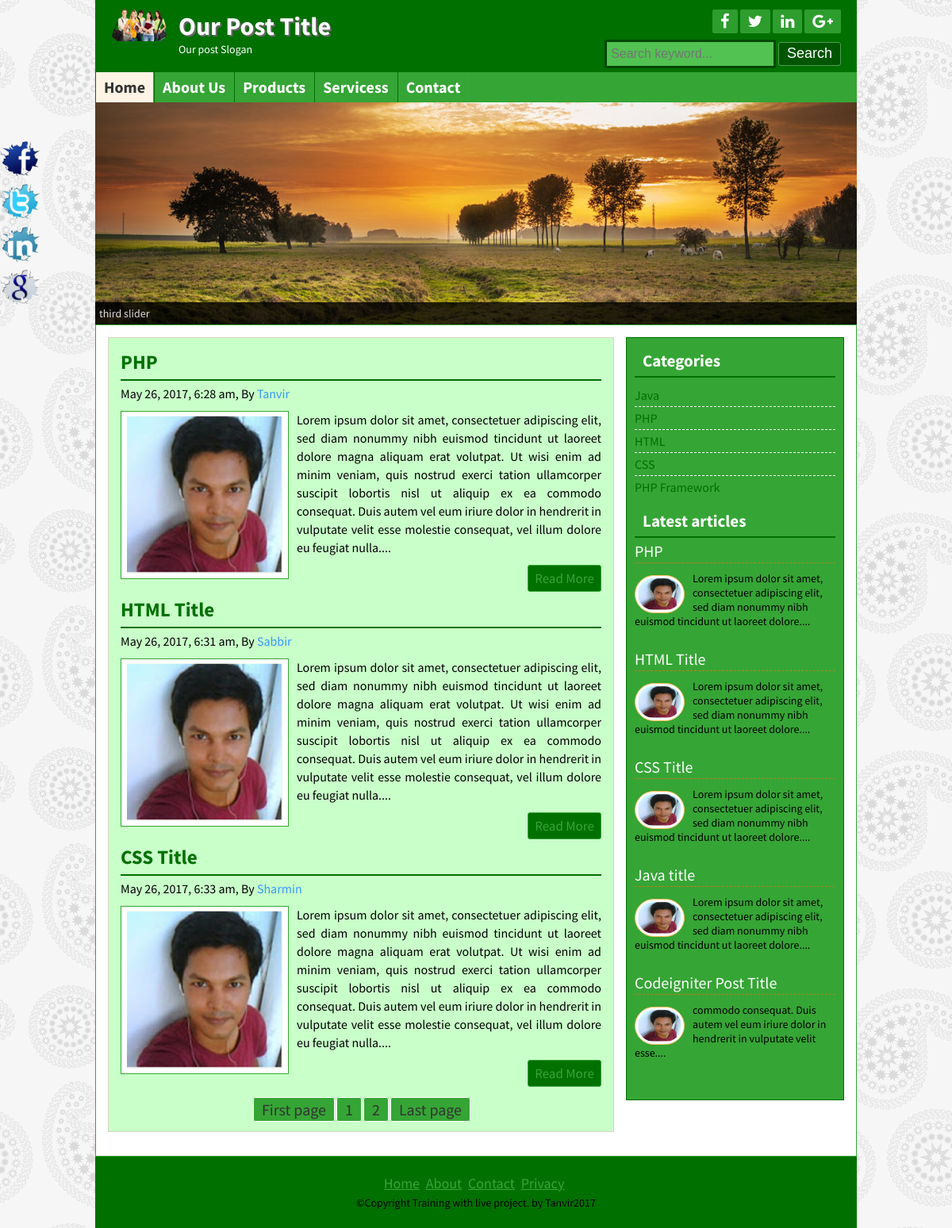
The page / on the database its author committed.
### tables this page shows
CREATE TABLE `title_slogan` (
  `id` int(11) NOT NULL,
  `title` varchar(100) NOT NULL,
  `slogan` varchar(100) NOT NULL,
  `logo` varchar(100) NOT NULL
);

CREATE TABLE `tbl_social` (
  `id` int(11) NOT NULL,
  `fb` varchar(255) NOT NULL,
  `tw` varchar(255) NOT NULL,
  `ln` varchar(255) NOT NULL,
  `gp` varchar(255) NOT NULL
);

CREATE TABLE `tbl_page` (
  `id` int(11) NOT NULL,
  `name` varchar(255) NOT NULL,
  `body` text NOT NULL
);

CREATE TABLE `tbl_post` (
  `id` int(11) NOT NULL,
  `cat` int(11) NOT NULL,
  `title` varchar(150) NOT NULL,
  `body` text NOT NULL,
  `image` varchar(255) NOT NULL,
  `author` varchar(100) NOT NULL,
  `tag` varchar(255) NOT NULL,
  `date` timestamp NOT NULL DEFAULT CURRENT_TIMESTAMP,
  `userid` int(11) NOT NULL
);

CREATE TABLE `tbl_catagory` (
  `id` int(11) NOT NULL,
  `name` varchar(255) NOT NULL
);

CREATE TABLE `tbl_footer` (
  `id` int(11) NOT NULL,
  `note` text NOT NULL
);

### lib/Database.php (called while the page is built, shortened)
<?php
Class Database{
 public $host   = DB_HOST;
 public $user   = DB_USER;
 public $pass   = DB_PASS;
 public $dbname = DB_NAME;
 public $link;
private function connectDB(){
 $this->link = new mysqli($this->host, $this->user, $this->pass,
  $this->dbname);
 }
public function select($query){
  $result = $this->link->query($query) or
   die($this->link->error.__LINE__);
  if($result->num_rows > 0){
    return $result;
  } else {
    return false;
  }
 }
}

### helpers/Formate.php (called while the page is built, shortened)
<?php
class Format{
	public function formatDate($date){
		return date('F j, Y, g:i a', strtotime($date));
	}
	public function textShorten($text, $limit = 400){
        $text = $text."";
        $text = substr($text, 0, $limit);
        $text = substr($text, 0, strrpos($text, ' '));
        $text = $text."....";
        return $text;
	}
}
?>

### index.php (the view)
<?php
include "inc/header.php";
include "inc/slider.php";
?>
	<div class="contentsection contemplete clear">
		<div class="maincontent clear">
    <?php
      $per_page = 3;
      if (isset($_GET["page"])) {
        	$page = $_GET["page"];
        } else {
        	$page = 1;
        }
     	$start_form = ($page-1) * $per_page;
    ?>
		<?php
           $query = "SELECT * FROM tbl_post limit $start_form, $per_page";
           $post = $db->select($query);
           if ($post) {
              while ($result = $post->fetch_assoc()) {
		?>
			<div class="samepost clear">
				<h2><a href="post.php?id=<?php echo $result['id'];?>"><?php echo $result['title'];?></a></h2>
				<h4><?php echo $fm->formatDate($result['date']);?>, By <a href="#"><?php echo $result['author'];?></a></h4>
				 <a href="#"><img src="admin/<?php echo $result['image']; ?>" alt="post image"/></a>
				<?php echo $fm->textShorten($result['body']);?>
				<div class="readmore clear">
					<a href="post.php?id=<?php echo $result['id'];?>">Read More</a>
				</div>
			</div>
		<?php  } ?>
        <?php
        $query = "SELECT * FROM tbl_post";
        $result = $db->select($query);
        $total_rows = mysqli_num_rows($result);
        $total_pages = ceil($total_rows/$per_page);
         echo "<span class='pagination'><a href='index.php?page=1'>".'First page'."</a>";
         for ($i=1; $i <= $total_pages; $i++) {
         	echo "<a href='index.php?page=".$i."'>".$i."</a>";
         }
          echo "<a href='index.php?page=$total_pages'>".'Last page'."</a></span>"?>
		<?php } else {header("Location:404.php");} ?>
		</div>
		<?php include "inc/sidebar.php"; ?>
      <?php include "inc/footer.php"; ?>

### inc/header.php (shortened to what this page needs)
<?php
include "lib/Database.php";
include "helpers/Formate.php";
?>
<?php
$db = new Database();
$fm = new Format();
?>
<!DOCTYPE html>
<html>
<head>
<?php include 'scripts/css.php'; ?>
</head>
<body>
<div class="headersection templete clear">
<a href="index.php">
<div class="logo">
<?php
$query = "SELECT * FROM title_slogan WHERE id='1'";
$blog_title = $db->select($query);
if ($blog_title) {
    while ($result = $blog_title->fetch_assoc()){
?>
	<img src="admin/<?php echo $result['logo']; ?>" alt="Logo"/>
	<h2><?php echo $result['title']; ?></h2>
	<p><?php echo $result['slogan']; ?></p>
<?php } } ?>
</div>
</a>
<div class="social clear">
<div class="icon clear">
<?php
$query = "SELECT * FROM  tbl_social WHERE id='1'";
$socialmedia = $db->select($query);
if ($socialmedia) {
    while ($result = $socialmedia->fetch_assoc()){
?>
	<a href="<?php echo $result['fb']; ?>" target="_blank"><i class="fa fa-facebook"></i></a>
	<a href="<?php echo $result['tw']; ?>" target="_blank"><i class="fa fa-twitter"></i></a>
	<a href="<?php echo $result['ln']; ?>" target="_blank"><i class="fa fa-linkedin"></i></a>
	<a href="<?php echo $result['gp']; ?>" target="_blank"><i class="fa fa-google-plus"></i></a>
<?php } } ?>
</div>
<div class="searchbtn clear">
<form action="search.php" method="get">
	<input type="text" name="search" placeholder="Search keyword..."/>
	<input type="submit" name="submit" value="Search"/>
</form>
</div>
</div>
</div>
<div class="navsection templete">
<?php
$path = $_SERVER['SCRIPT_FILENAME'];
		$currentpage = basename($path, '.php');
?>
<ul>
<li><a
<?php
if ($currentpage == 'index') {
	echo "id='active'";
}
?>
id="" href="index.php">Home</a></li>
<?php
$query = "SELECT * FROM  tbl_page ";
$pages = $db->select($query);
if ($pages) {
    while ($result = $pages->fetch_assoc()){
?>
<li><a
<?php
if (isset($_GET['pageid']) && $_GET['pageid'] == $result['id']) {
	echo "id='active'";
}
?>
href="page.php?pageid=<?php echo $result['id']; ?>"><?php echo $result['name']; ?></a> </li>
<?php } } ?>
<li><a
<?php
if ($currentpage == 'contact') {
	echo "id='active'";
}
?>
 href="contact.php">Contact</a></li>
</ul>
</div>

### inc/sidebar.php
<div class="sidebar clear">
<div class="samesidebar clear">
	<h2>Categories</h2>
		<ul>
		<?php
		$query = "select * from  tbl_catagory";
 $catagory = $db->select($query);
 if ($catagory){
 while ($result = $catagory->fetch_assoc()) {
		?>
			<li><a href="posts.php?catagory=<?php echo $result['id']; ?>"><?php echo $result['name']; ?></a></li>
			<?php } } else { ?>
			<li>No Catagory Created</li>
			<?php }?>
		</ul>
</div>
<div class="samesidebar clear">
	<h2>Latest articles</h2>
	<?php
$query = "select * from tbl_post limit 5";
 $post = $db->select($query);
 if ($post){
 while ($result = $post->fetch_assoc()) {
?>
		<div class="popular clear">
			<h3><a href="post.php?id=<?php echo $result['id'];?>"><?php echo $result['title'];?></a></h3>
			<a href="post.php?id=<?php echo $result['id'];?>"><img src="admin/<?php echo $result['image']; ?>" alt="post image"/></a>
			<?php echo $fm->textShorten($result['body'], 120);?>
		</div>
<?php } } else {header("Location:404.php");} ?>
</div>
</div>

### inc/footer.php (shortened to what this page needs)
	</div>
	<div class="footersection templete clear">
	  <div class="footermenu clear">
		<ul>
			<li><a href="index.php">Home</a></li>
			<li><a href="about.php">About</a></li>
			<li><a href="contact.php">Contact</a></li>
			<li><a href="#">Privacy</a></li>
		</ul>
	  </div>
<?php
$query = "SELECT * FROM   tbl_footer WHERE id='1'";
$copyright = $db->select($query);
if ($copyright) {
    while ($result = $copyright->fetch_assoc()){
?>
	  <p>&copy;<?php echo $result['note']; ?><?php echo date('Y');?></p>
<?php } } ?>
	</div>
	<div class="fixedicon clear">
<?php
$query = "SELECT * FROM  tbl_social WHERE id='1'";
$socialmedia = $db->select($query);
if ($socialmedia) {
    while ($result = $socialmedia->fetch_assoc()){
?>
		<a href="<?php echo $result['fb']; ?>" target="_blank"><img src="images/fb.png" alt="Facebook"/></a>
		<a href="<?php echo $result['tw']; ?>" target="_blank"><img src="images/tw.png" alt="Twitter"/></a>
		<a href="<?php echo $result['ln']; ?>"target="_blank"><img src="images/in.png" alt="LinkedIn"/></a>
		<a href="<?php echo $result['gp']; ?>" target="_blank"><img src="images/gl.png" alt="GooglePlus"/></a>
<?php } } ?>
	</div>
</body>
</html>

### theme/green.css (style rules this page uses)
.headersection { background: #007000 none repeat scroll 0 0; }
.icon a { background: #2d9d2d none repeat scroll 0 0; }
.searchbtn input[type="text"] { background: #52c252 none repeat scroll 0 0;border:solid #034703; }
.searchbtn input[type="submit"] { border: 1px solid #549854; }
input[type="submit"] { background: #005600 none repeat scroll 0 0;border: 1px solid #52c252; }
.navsection { background: none repeat scroll 0 0 #35a535; }
.navsection ul li { border-left: 1px solid #007000; border-right: 1px solid #38a838; }
.navsection ul li a:hover, #active { background:#FEF4E5;color:#333; }
.navsection ul li:first-child { border-left: 1px solid #007000; }
.navsection ul li:last-child { border-right: 1px solid #38a838; }
.contentsection { border: 1px solid #35a535; }
.maincontent { background: #fef4e5 none repeat scroll 0 0; }
.maincontent, .sidebar { background: #c9ffc9 none repeat scroll 0 0; }
.pagination a { background: #35a535 none repeat scroll 0 0;border:1px solid #fff; }
.samepost img { border: 1px solid #35a535; }
.samepost h2 a { color: #007000; }
.samepost h2, .about h2 { border-bottom: 2px solid #007000; color: #35a535; }
.readmore a { background: #007000 none repeat scroll 0 0; }
.readmore a { border:1px solid #35a535; color:#35a535; }
.sidebar { background: #35a535 none repeat scroll 0 0; border: 1px solid #007000; }
.samesidebar ul li a { color: #007000; }
.samesidebar ul li { border-bottom: 1px dashed #fff; }
.samesidebar h2 { background: #35a535 none repeat scroll 0 0; border-bottom: 2px solid #007000;color:#fff; }
.popular img { background: #fff none repeat scroll 0 0; }
.popular h3 a { color: #fff; text-decoration: none; }
.footermenu ul li a { color: #35a535; }
.footersection { background:#007000; }

### rows shown on the page
title_slogan: logo (picture), title "Our Post Title", slogan "Our post Slogan"
tbl_page: name "About Us"
tbl_page: name "Products"
tbl_page: name "Servicess"
tbl_post: title "PHP", date "May 26, 2017, 6:28 am", author "Tanvir", image (picture), body "Lorem ipsum dolor sit amet, consectetuer adipiscing elit, sed diam nonummy nibh euismod tincidunt ut laoreet dolore magna aliquam erat volutpat. Ut wisi enim ad minim veniam, quis nostrud exerci tation ullamcorper suscipit lobortis nisl ut aliquip ex ea commodo consequat. Duis autem vel eum iriure dolor in hendrerit in vulputate velit esse molestie consequat, vel illum dolore eu feugiat nulla....", body "Lorem ipsum dolor sit amet, consectetuer adipiscing elit, sed diam nonummy nibh euismod tincidunt ut laoreet dolore...."
tbl_post: title "HTML Title", date "May 26, 2017, 6:31 am", author "Sabbir", image (picture), body "Lorem ipsum dolor sit amet, consectetuer adipiscing elit, sed diam nonummy nibh euismod tincidunt ut laoreet dolore magna aliquam erat volutpat. Ut wisi enim ad minim veniam, quis nostrud exerci tation ullamcorper suscipit lobortis nisl ut aliquip ex ea commodo consequat. Duis autem vel eum iriure dolor in hendrerit in vulputate velit esse molestie consequat, vel illum dolore eu feugiat nulla....", body "Lorem ipsum dolor sit amet, consectetuer adipiscing elit, sed diam nonummy nibh euismod tincidunt ut laoreet dolore...."
tbl_post: title "CSS Title", date "May 26, 2017, 6:33 am", author "Sharmin", image (picture), body "Lorem ipsum dolor sit amet, consectetuer adipiscing elit, sed diam nonummy nibh euismod tincidunt ut laoreet dolore magna aliquam erat volutpat. Ut wisi enim ad minim veniam, quis nostrud exerci tation ullamcorper suscipit lobortis nisl ut aliquip ex ea commodo consequat. Duis autem vel eum iriure dolor in hendrerit in vulputate velit esse molestie consequat, vel illum dolore eu feugiat nulla....", body "Lorem ipsum dolor sit amet, consectetuer adipiscing elit, sed diam nonummy nibh euismod tincidunt ut laoreet dolore...."
tbl_catagory: name "Java"
tbl_catagory: name "PHP"
tbl_catagory: name "HTML"
tbl_catagory: name "CSS"
tbl_catagory: name "PHP Framework"
tbl_post: title "Java title", image (picture), body "Lorem ipsum dolor sit amet, consectetuer adipiscing elit, sed diam nonummy nibh euismod tincidunt ut laoreet dolore...."
tbl_post: title "Codeigniter Post Title", image (picture), body "commodo consequat. Duis autem vel eum iriure dolor in hendrerit in vulputate velit esse...."
tbl_footer: note "Copyright Training with live project. by Tanvir"
